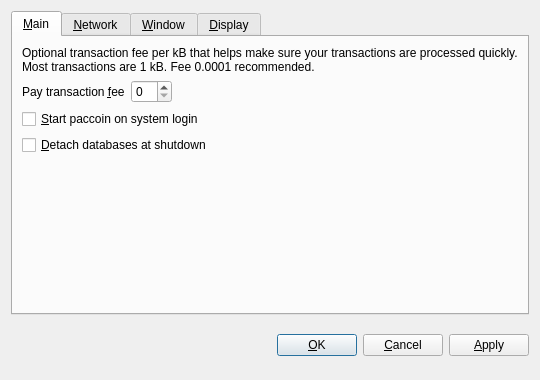
<?xml version="1.0" encoding="UTF-8"?>
<ui version="4.0">
 <class>OptionsDialog</class>
 <widget class="QDialog" name="OptionsDialog">
  <property name="geometry">
   <rect>
    <x>0</x>
    <y>0</y>
    <width>540</width>
    <height>380</height>
   </rect>
  </property>
  <property name="windowTitle">
   <string>Options</string>
  </property>
  <property name="modal">
   <bool>true</bool>
  </property>
  <layout class="QVBoxLayout" name="verticalLayout">
   <item>
    <widget class="QTabWidget" name="tabWidget">
     <property name="tabPosition">
      <enum>QTabWidget::North</enum>
     </property>
     <property name="currentIndex">
      <number>0</number>
     </property>
     <widget class="QWidget" name="tabMain">
      <attribute name="title">
       <string>&amp;Main</string>
      </attribute>
      <layout class="QVBoxLayout" name="verticalLayout_Main">
       <item>
        <widget class="QLabel" name="transactionFeeInfoLabel">
         <property name="text">
          <string>Optional transaction fee per kB that helps make sure your transactions are processed quickly. Most transactions are 1 kB. Fee 0.0001 recommended.</string>
         </property>
         <property name="textFormat">
          <enum>Qt::PlainText</enum>
         </property>
         <property name="wordWrap">
          <bool>true</bool>
         </property>
        </widget>
       </item>
       <item>
        <layout class="QHBoxLayout" name="horizontalLayout_Main">
         <item>
          <widget class="QLabel" name="transactionFeeLabel">
           <property name="text">
            <string>Pay transaction &amp;fee</string>
           </property>
           <property name="textFormat">
            <enum>Qt::PlainText</enum>
           </property>
           <property name="buddy">
            <cstring>transactionFee</cstring>
           </property>
          </widget>
         </item>
         <item>
          <widget class="paccoinAmountField" name="transactionFee"/>
         </item>
         <item>
          <spacer name="horizontalSpacer_Main">
           <property name="orientation">
            <enum>Qt::Horizontal</enum>
           </property>
           <property name="sizeHint" stdset="0">
            <size>
             <width>40</width>
             <height>20</height>
            </size>
           </property>
          </spacer>
         </item>
        </layout>
       </item>
       <item>
        <widget class="QCheckBox" name="paccoinAtStartup">
         <property name="toolTip">
          <string>Automatically start paccoin after logging in to the system.</string>
         </property>
         <property name="text">
          <string>&amp;Start paccoin on system login</string>
         </property>
        </widget>
       </item>
       <item>
        <widget class="QCheckBox" name="detachDatabases">
         <property name="toolTip">
          <string>Detach block and address databases at shutdown. This means they can be moved to another data directory, but it slows down shutdown. The wallet is always detached.</string>
         </property>
         <property name="text">
          <string>&amp;Detach databases at shutdown</string>
         </property>
        </widget>
       </item>
       <item>
        <spacer name="verticalSpacer_Main">
         <property name="orientation">
          <enum>Qt::Vertical</enum>
         </property>
         <property name="sizeHint" stdset="0">
          <size>
           <width>20</width>
           <height>40</height>
          </size>
         </property>
        </spacer>
       </item>
      </layout>
     </widget>
     <widget class="QWidget" name="tabNetwork">
      <attribute name="title">
       <string>&amp;Network</string>
      </attribute>
      <layout class="QVBoxLayout" name="verticalLayout_Network">
       <item>
        <widget class="QCheckBox" name="mapPortUpnp">
         <property name="toolTip">
          <string>Automatically open the paccoin client port on the router. This only works when your router supports UPnP and it is enabled.</string>
         </property>
         <property name="text">
          <string>Map port using &amp;UPnP</string>
         </property>
        </widget>
       </item>
       <item>
        <widget class="QCheckBox" name="connectSocks">
         <property name="toolTip">
          <string>Connect to the paccoin network through a SOCKS proxy (e.g. when connecting through Tor).</string>
         </property>
         <property name="text">
          <string>&amp;Connect through SOCKS proxy:</string>
         </property>
        </widget>
       </item>
       <item>
        <layout class="QHBoxLayout" name="horizontalLayout_Network">
         <item>
          <widget class="QLabel" name="proxyIpLabel">
           <property name="text">
            <string>Proxy &amp;IP:</string>
           </property>
           <property name="textFormat">
            <enum>Qt::PlainText</enum>
           </property>
           <property name="buddy">
            <cstring>proxyIp</cstring>
           </property>
          </widget>
         </item>
         <item>
          <widget class="QValidatedLineEdit" name="proxyIp" native="true">
           <property name="maximumSize">
            <size>
             <width>140</width>
             <height>16777215</height>
            </size>
           </property>
           <property name="toolTip">
            <string>IP address of the proxy (e.g. 127.0.0.1)</string>
           </property>
          </widget>
         </item>
         <item>
          <widget class="QLabel" name="proxyPortLabel">
           <property name="text">
            <string>&amp;Port:</string>
           </property>
           <property name="textFormat">
            <enum>Qt::PlainText</enum>
           </property>
           <property name="buddy">
            <cstring>proxyPort</cstring>
           </property>
          </widget>
         </item>
         <item>
          <widget class="QLineEdit" name="proxyPort">
           <property name="maximumSize">
            <size>
             <width>55</width>
             <height>16777215</height>
            </size>
           </property>
           <property name="toolTip">
            <string>Port of the proxy (e.g. 9050)</string>
           </property>
          </widget>
         </item>
         <item>
          <widget class="QLabel" name="socksVersionLabel">
           <property name="text">
            <string>SOCKS &amp;Version:</string>
           </property>
           <property name="textFormat">
            <enum>Qt::PlainText</enum>
           </property>
           <property name="buddy">
            <cstring>socksVersion</cstring>
           </property>
          </widget>
         </item>
         <item>
          <widget class="QValueComboBox" name="socksVersion">
           <property name="toolTip">
            <string>SOCKS version of the proxy (e.g. 5)</string>
           </property>
          </widget>
         </item>
         <item>
          <spacer name="horizontalSpacer_Network">
           <property name="orientation">
            <enum>Qt::Horizontal</enum>
           </property>
           <property name="sizeHint" stdset="0">
            <size>
             <width>40</width>
             <height>20</height>
            </size>
           </property>
          </spacer>
         </item>
        </layout>
       </item>
       <item>
        <spacer name="verticalSpacer_Network">
         <property name="orientation">
          <enum>Qt::Vertical</enum>
         </property>
         <property name="sizeHint" stdset="0">
          <size>
           <width>20</width>
           <height>40</height>
          </size>
         </property>
        </spacer>
       </item>
      </layout>
     </widget>
     <widget class="QWidget" name="tabWindow">
      <attribute name="title">
       <string>&amp;Window</string>
      </attribute>
      <layout class="QVBoxLayout" name="verticalLayout_Window">
       <item>
        <widget class="QCheckBox" name="minimizeToTray">
         <property name="toolTip">
          <string>Show only a tray icon after minimizing the window.</string>
         </property>
         <property name="text">
          <string>&amp;Minimize to the tray instead of the taskbar</string>
         </property>
        </widget>
       </item>
       <item>
        <widget class="QCheckBox" name="minimizeOnClose">
         <property name="toolTip">
          <string>Minimize instead of exit the application when the window is closed. When this option is enabled, the application will be closed only after selecting Quit in the menu.</string>
         </property>
         <property name="text">
          <string>M&amp;inimize on close</string>
         </property>
        </widget>
       </item>
       <item>
        <spacer name="verticalSpacer_Window">
         <property name="orientation">
          <enum>Qt::Vertical</enum>
         </property>
         <property name="sizeHint" stdset="0">
          <size>
           <width>20</width>
           <height>40</height>
          </size>
         </property>
        </spacer>
       </item>
      </layout>
     </widget>
     <widget class="QWidget" name="tabDisplay">
      <attribute name="title">
       <string>&amp;Display</string>
      </attribute>
      <layout class="QVBoxLayout" name="verticalLayout_Display">
       <item>
        <layout class="QHBoxLayout" name="horizontalLayout_1_Display">
         <item>
          <widget class="QLabel" name="langLabel">
           <property name="text">
            <string>User Interface &amp;language:</string>
           </property>
           <property name="textFormat">
            <enum>Qt::PlainText</enum>
           </property>
           <property name="buddy">
            <cstring>lang</cstring>
           </property>
          </widget>
         </item>
         <item>
          <widget class="QValueComboBox" name="lang">
           <property name="toolTip">
            <string>The user interface language can be set here. This setting will take effect after restarting paccoin.</string>
           </property>
          </widget>
         </item>
        </layout>
       </item>
       <item>
        <layout class="QHBoxLayout" name="horizontalLayout_2_Display">
         <item>
          <widget class="QLabel" name="unitLabel">
           <property name="text">
            <string>&amp;Unit to show amounts in:</string>
           </property>
           <property name="textFormat">
            <enum>Qt::PlainText</enum>
           </property>
           <property name="buddy">
            <cstring>unit</cstring>
           </property>
          </widget>
         </item>
         <item>
          <widget class="QValueComboBox" name="unit">
           <property name="toolTip">
            <string>Choose the default subdivision unit to show in the interface and when sending coins.</string>
           </property>
          </widget>
         </item>
        </layout>
       </item>
       <item>
        <widget class="QCheckBox" name="displayAddresses">
         <property name="toolTip">
          <string>Whether to show paccoin addresses in the transaction list or not.</string>
         </property>
         <property name="text">
          <string>&amp;Display addresses in transaction list</string>
         </property>
        </widget>
       </item>
       <item>
        <spacer name="verticalSpacer_Display">
         <property name="orientation">
          <enum>Qt::Vertical</enum>
         </property>
         <property name="sizeHint" stdset="0">
          <size>
           <width>20</width>
           <height>40</height>
          </size>
         </property>
        </spacer>
       </item>
      </layout>
     </widget>
    </widget>
   </item>
   <item>
    <layout class="QHBoxLayout" name="horizontalLayout_Buttons">
     <item>
      <spacer name="horizontalSpacer_1">
       <property name="orientation">
        <enum>Qt::Horizontal</enum>
       </property>
       <property name="sizeHint" stdset="0">
        <size>
         <width>40</width>
         <height>48</height>
        </size>
       </property>
      </spacer>
     </item>
     <item>
      <widget class="QLabel" name="statusLabel">
       <property name="font">
        <font>
         <weight>75</weight>
         <bold>true</bold>
        </font>
       </property>
       <property name="text">
        <string/>
       </property>
       <property name="textFormat">
        <enum>Qt::PlainText</enum>
       </property>
       <property name="wordWrap">
        <bool>true</bool>
       </property>
      </widget>
     </item>
     <item>
      <spacer name="horizontalSpacer_2">
       <property name="orientation">
        <enum>Qt::Horizontal</enum>
       </property>
       <property name="sizeHint" stdset="0">
        <size>
         <width>40</width>
         <height>48</height>
        </size>
       </property>
      </spacer>
     </item>
     <item>
      <widget class="QPushButton" name="okButton">
       <property name="text">
        <string>&amp;OK</string>
       </property>
      </widget>
     </item>
     <item>
      <widget class="QPushButton" name="cancelButton">
       <property name="text">
        <string>&amp;Cancel</string>
       </property>
       <property name="autoDefault">
        <bool>false</bool>
       </property>
      </widget>
     </item>
     <item>
      <widget class="QPushButton" name="applyButton">
       <property name="text">
        <string>&amp;Apply</string>
       </property>
       <property name="autoDefault">
        <bool>false</bool>
       </property>
      </widget>
     </item>
    </layout>
   </item>
  </layout>
 </widget>
 <customwidgets>
  <customwidget>
   <class>QValidatedLineEdit</class>
   <extends>QWidget</extends>
   <header>qvalidatedlineedit.h</header>
  </customwidget>
  <customwidget>
   <class>paccoinAmountField</class>
   <extends>QSpinBox</extends>
   <header>paccoinamountfield.h</header>
  </customwidget>
  <customwidget>
   <class>QValueComboBox</class>
   <extends>QComboBox</extends>
   <header>qvaluecombobox.h</header>
  </customwidget>
 </customwidgets>
 <resources/>
 <connections/>
</ui>
